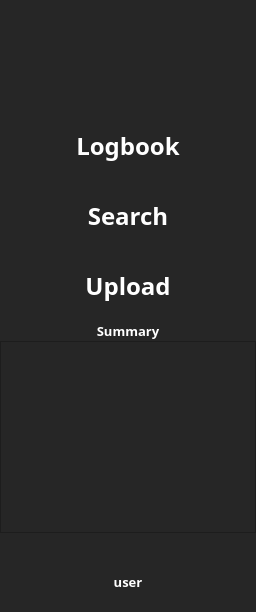
     <widget class="QWidget" name="left_panel_widget" native="true">
      <property name="styleSheet">
       <string notr="true">background-color: #262626</string>
      </property>
      <layout class="QVBoxLayout" name="left_panel">
       <property name="spacing">
        <number>0</number>
       </property>
       <property name="leftMargin">
        <number>0</number>
       </property>
       <property name="rightMargin">
        <number>0</number>
       </property>
       <item>
        <spacer name="left_panel_vertical_spacer_2">
         <property name="orientation">
          <enum>Qt::Vertical</enum>
         </property>
         <property name="sizeType">
          <enum>QSizePolicy::Fixed</enum>
         </property>
         <property name="sizeHint" stdset="0">
          <size>
           <width>20</width>
           <height>20</height>
          </size>
         </property>
        </spacer>
       </item>
       <item>
        <widget class="QLabel" name="left_panel_icon_label">
         <property name="enabled">
          <bool>true</bool>
         </property>
         <property name="sizePolicy">
          <sizepolicy hsizetype="Preferred" vsizetype="Preferred">
           <horstretch>0</horstretch>
           <verstretch>0</verstretch>
          </sizepolicy>
         </property>
         <property name="minimumSize">
          <size>
           <width>190</width>
           <height>70</height>
          </size>
         </property>
         <property name="text">
          <string/>
         </property>
         <property name="pixmap">
          <pixmap>LOGO_resize_small.png</pixmap>
         </property>
         <property name="alignment">
          <set>Qt::AlignCenter</set>
         </property>
        </widget>
       </item>
       <item>
        <spacer name="left_panel_vertical_spacer_1">
         <property name="orientation">
          <enum>Qt::Vertical</enum>
         </property>
         <property name="sizeType">
          <enum>QSizePolicy::Fixed</enum>
         </property>
         <property name="sizeHint" stdset="0">
          <size>
           <width>20</width>
           <height>10</height>
          </size>
         </property>
        </spacer>
       </item>
       <item>
        <widget class="QPushButton" name="left_panel_tab_button_0">
         <property name="minimumSize">
          <size>
           <width>0</width>
           <height>70</height>
          </size>
         </property>
         <property name="font">
          <font>
           <family>Yu Gothic UI Semibold</family>
           <pointsize>18</pointsize>
           <weight>75</weight>
           <bold>true</bold>
          </font>
         </property>
         <property name="styleSheet">
          <string notr="true">QPushButton{
background-color: #262626;
color:white;
border:none;
}
QPushButton:hover{
background-color: #323232;
}
QPushButton:disabled{
background-color: #FFFFFF;
color: #262626;
}</string>
         </property>
         <property name="text">
          <string>Logbook</string>
         </property>
         <property name="flat">
          <bool>false</bool>
         </property>
        </widget>
       </item>
       <item>
        <widget class="QPushButton" name="left_panel_tab_button_1">
         <property name="minimumSize">
          <size>
           <width>0</width>
           <height>70</height>
          </size>
         </property>
         <property name="font">
          <font>
           <family>Yu Gothic UI Semibold</family>
           <pointsize>18</pointsize>
           <weight>75</weight>
           <bold>true</bold>
          </font>
         </property>
         <property name="autoFillBackground">
          <bool>false</bool>
         </property>
         <property name="styleSheet">
          <string notr="true">QPushButton{
background-color: #262626;
color:white;
border:none;
}
QPushButton:hover{
background-color: #323232;
}
QPushButton:disabled{
background-color: #FFFFFF;
color: #262626;
}</string>
         </property>
         <property name="text">
          <string>Search</string>
         </property>
         <property name="flat">
          <bool>false</bool>
         </property>
        </widget>
       </item>
       <item>
        <widget class="QPushButton" name="left_panel_tab_button_2">
         <property name="minimumSize">
          <size>
           <width>0</width>
           <height>70</height>
          </size>
         </property>
         <property name="font">
          <font>
           <family>Yu Gothic UI Semibold</family>
           <pointsize>18</pointsize>
           <weight>75</weight>
           <bold>true</bold>
          </font>
         </property>
         <property name="autoFillBackground">
          <bool>false</bool>
         </property>
         <property name="styleSheet">
          <string notr="true">QPushButton{
background-color: #262626;
color:white;
border:none;
}
QPushButton:hover{
background-color: #323232;
}
QPushButton:disabled{
background-color: #FFFFFF;
color: #262626;
}</string>
         </property>
         <property name="text">
          <string>Upload</string>
         </property>
         <property name="flat">
          <bool>false</bool>
         </property>
        </widget>
       </item>
       <item>
        <widget class="QPushButton" name="left_panel_summary_button">
         <property name="minimumSize">
          <size>
           <width>0</width>
           <height>20</height>
          </size>
         </property>
         <property name="font">
          <font>
           <family>Yu Gothic UI Semibold</family>
           <pointsize>10</pointsize>
           <weight>75</weight>
           <bold>true</bold>
          </font>
         </property>
         <property name="autoFillBackground">
          <bool>false</bool>
         </property>
         <property name="styleSheet">
          <string notr="true">QPushButton{
background-color: #262626;
color:white;
border:none;
}
QPushButton:hover{
background-color: #323232;
}
QPushButton:disabled{
background-color: #FFFFFF;
color: #262626;
}</string>
         </property>
         <property name="text">
          <string>Summary</string>
         </property>
         <property name="flat">
          <bool>false</bool>
         </property>
        </widget>
       </item>
       <item>
        <widget class="QTextEdit" name="left_panel_summary_edit">
         <property name="font">
          <font>
           <family>Yu Gothic UI</family>
           <weight>75</weight>
           <bold>true</bold>
          </font>
         </property>
         <property name="styleSheet">
          <string notr="true">color: #FFFFFF;</string>
         </property>
         <property name="readOnly">
          <bool>true</bool>
         </property>
        </widget>
       </item>
       <item>
        <spacer name="left_panel_vertical_spacer_0">
         <property name="orientation">
          <enum>Qt::Vertical</enum>
         </property>
         <property name="sizeHint" stdset="0">
          <size>
           <width>20</width>
           <height>40</height>
          </size>
         </property>
        </spacer>
       </item>
       <item>
        <widget class="QPushButton" name="left_panel_tab_button_3">
         <property name="minimumSize">
          <size>
           <width>0</width>
           <height>0</height>
          </size>
         </property>
         <property name="font">
          <font>
           <family>Yu Gothic UI Semibold</family>
           <pointsize>10</pointsize>
           <weight>75</weight>
           <bold>true</bold>
          </font>
         </property>
         <property name="autoFillBackground">
          <bool>false</bool>
         </property>
         <property name="styleSheet">
          <string notr="true">QPushButton{
background-color: #262626;
color:white;
border:none;
}
QPushButton:hover{
background-color: #323232;
}
QPushButton:disabled{
background-color: #FFFFFF;
color: #262626;
}</string>
         </property>
         <property name="text">
          <string>user</string>
         </property>
         <property name="flat">
          <bool>false</bool>
         </property>
        </widget>
       </item>
       <item>
        <spacer name="verticalSpacer">
         <property name="orientation">
          <enum>Qt::Vertical</enum>
         </property>
         <property name="sizeType">
          <enum>QSizePolicy::Fixed</enum>
         </property>
         <property name="sizeHint" stdset="0">
          <size>
           <width>20</width>
           <height>10</height>
          </size>
         </property>
        </spacer>
       </item>
      </layout>
     </widget>
